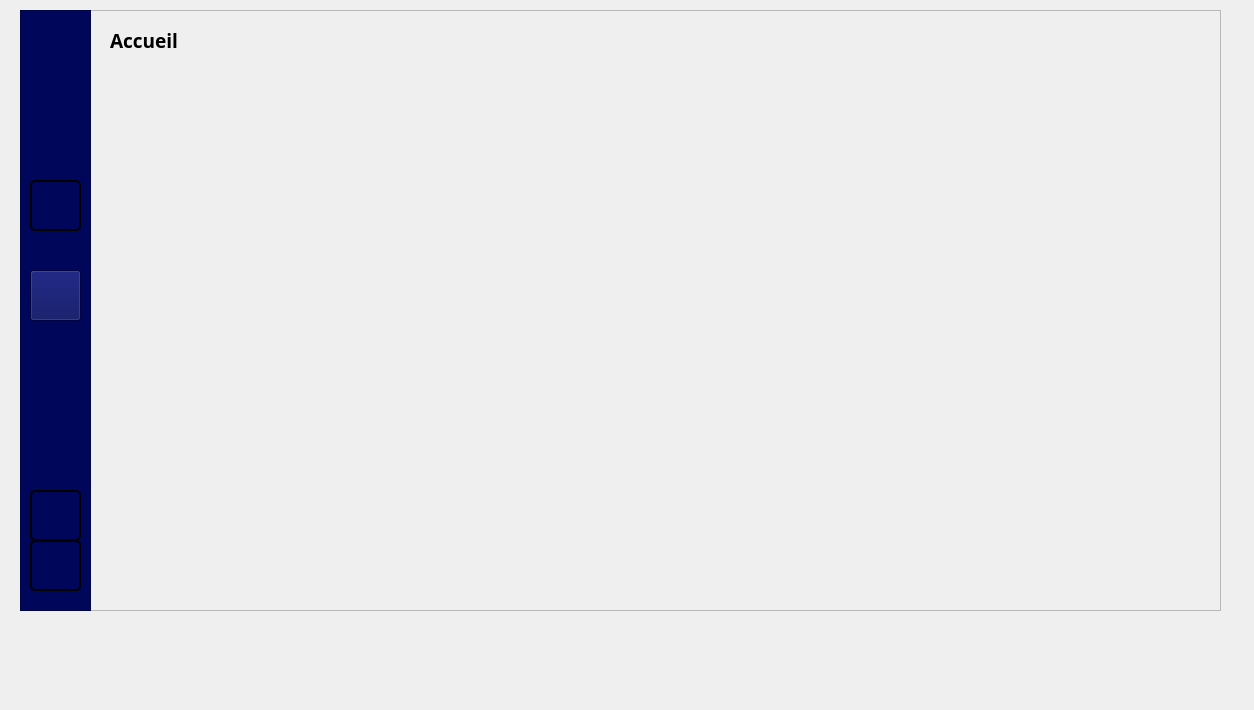
<?xml version="1.0" encoding="UTF-8"?>
<ui version="4.0">
 <class>accueil</class>
 <widget class="QDialog" name="accueil">
  <property name="geometry">
   <rect>
    <x>0</x>
    <y>0</y>
    <width>1254</width>
    <height>710</height>
   </rect>
  </property>
  <property name="windowTitle">
   <string>Dialog</string>
  </property>
  <widget class="QFrame" name="frame_5">
   <property name="geometry">
    <rect>
     <x>90</x>
     <y>10</y>
     <width>1131</width>
     <height>601</height>
    </rect>
   </property>
   <property name="font">
    <font>
     <family>MS Shell Dlg 2</family>
    </font>
   </property>
   <property name="styleSheet">
    <string notr="true">
background-image: url(:/newimages/img/bg_accueil.jpg);
</string>
   </property>
   <property name="frameShape">
    <enum>QFrame::StyledPanel</enum>
   </property>
   <property name="frameShadow">
    <enum>QFrame::Raised</enum>
   </property>
   <widget class="QLabel" name="label_5">
    <property name="geometry">
     <rect>
      <x>20</x>
      <y>10</y>
      <width>91</width>
      <height>41</height>
     </rect>
    </property>
    <property name="font">
     <font>
      <family>Segoe UI Black</family>
      <pointsize>14</pointsize>
      <weight>75</weight>
      <bold>true</bold>
     </font>
    </property>
    <property name="text">
     <string>Accueil</string>
    </property>
   </widget>
   <widget class="QLabel" name="label">
    <property name="geometry">
     <rect>
      <x>40</x>
      <y>80</y>
      <width>211</width>
      <height>111</height>
     </rect>
    </property>
    <property name="font">
     <font>
      <family>Segoe UI Semibold</family>
      <pointsize>14</pointsize>
      <weight>75</weight>
      <bold>true</bold>
     </font>
    </property>
    <property name="styleSheet">
     <string notr="true">background:url(:/newimages/img/brandon-mcdonald-_oU62drqdho-unsplash(1).jpg)</string>
    </property>
    <property name="text">
     <string/>
    </property>
   </widget>
   <widget class="QLabel" name="label_2">
    <property name="geometry">
     <rect>
      <x>270</x>
      <y>80</y>
      <width>211</width>
      <height>111</height>
     </rect>
    </property>
    <property name="font">
     <font>
      <family>Segoe UI Semibold</family>
      <pointsize>14</pointsize>
      <weight>75</weight>
      <bold>true</bold>
     </font>
    </property>
    <property name="styleSheet">
     <string notr="true">background:url(:/newimages/img/skn_bg.jpg)</string>
    </property>
    <property name="text">
     <string/>
    </property>
   </widget>
   <widget class="QLabel" name="label_3">
    <property name="geometry">
     <rect>
      <x>40</x>
      <y>210</y>
      <width>211</width>
      <height>111</height>
     </rect>
    </property>
    <property name="styleSheet">
     <string notr="true">
background: rgba(0, 0, 0, 0.5) url(:/newimages/img/aviron_bg.jpg) no-repeat center center;</string>
    </property>
    <property name="text">
     <string/>
    </property>
   </widget>
   <widget class="QLabel" name="label_4">
    <property name="geometry">
     <rect>
      <x>270</x>
      <y>210</y>
      <width>211</width>
      <height>111</height>
     </rect>
    </property>
    <property name="styleSheet">
     <string notr="true">background:url(:/newimages/img/pddl.jpg)</string>
    </property>
    <property name="text">
     <string/>
    </property>
   </widget>
   <widget class="QLabel" name="label_6">
    <property name="geometry">
     <rect>
      <x>40</x>
      <y>340</y>
      <width>211</width>
      <height>111</height>
     </rect>
    </property>
    <property name="styleSheet">
     <string notr="true">background:url(:/newimages/img/plg_bg.jpg);


</string>
    </property>
    <property name="text">
     <string/>
    </property>
   </widget>
   <widget class="QLabel" name="label_7">
    <property name="geometry">
     <rect>
      <x>270</x>
      <y>340</y>
      <width>211</width>
      <height>111</height>
     </rect>
    </property>
    <property name="styleSheet">
     <string notr="true">background:url(:/newimages/img/wing_bg.jpg)</string>
    </property>
    <property name="text">
     <string/>
    </property>
   </widget>
   <widget class="QPushButton" name="pushButton_5">
    <property name="geometry">
     <rect>
      <x>950</x>
      <y>0</y>
      <width>171</width>
      <height>91</height>
     </rect>
    </property>
    <property name="styleSheet">
     <string notr="true">background:url(:/new/icons/icones/logo(2).png)</string>
    </property>
    <property name="text">
     <string/>
    </property>
    <property name="flat">
     <bool>true</bool>
    </property>
   </widget>
  </widget>
  <widget class="QFrame" name="frame_6">
   <property name="geometry">
    <rect>
     <x>20</x>
     <y>10</y>
     <width>71</width>
     <height>601</height>
    </rect>
   </property>
   <property name="styleSheet">
    <string notr="true">background-color:rgb(0, 6, 89);</string>
   </property>
   <property name="frameShape">
    <enum>QFrame::StyledPanel</enum>
   </property>
   <property name="frameShadow">
    <enum>QFrame::Raised</enum>
   </property>
   <widget class="QPushButton" name="pushButton_6">
    <property name="geometry">
     <rect>
      <x>10</x>
      <y>170</y>
      <width>51</width>
      <height>51</height>
     </rect>
    </property>
    <property name="sizeIncrement">
     <size>
      <width>30</width>
      <height>21</height>
     </size>
    </property>
    <property name="styleSheet">
     <string notr="true">
QPushButton {
    background-color:  none /* Set the background color */
    color: white; /* Set the text color */
    border: 2px solid ; /* Set the border */
    padding: 10px 20px; /* Set padding inside the button */
    text-align: center; /* Center the text */
    text-decoration: none; /* Remove underline from the text */
    display: inline-block;
    cursor: pointer; /* Add a pointer cursor on hover */
    border-radius: 5px; /* Optional: Add rounded corners */
}

QPushButton:hover {
    background-color: #4093ff; /* Change the background color on hover */
    border-color: #4093ff; /* Change the border color on hover */
}</string>
    </property>
    <property name="text">
     <string/>
    </property>
    <property name="icon">
     <iconset resource="ressources.qrc">
      <normaloff>:/new/icons/icones/icons8-event-100.png</normaloff>:/new/icons/icones/icons8-event-100.png</iconset>
    </property>
    <property name="iconSize">
     <size>
      <width>40</width>
      <height>40</height>
     </size>
    </property>
    <property name="flat">
     <bool>true</bool>
    </property>
   </widget>
   <widget class="QPushButton" name="pushButton">
    <property name="geometry">
     <rect>
      <x>10</x>
      <y>90</y>
      <width>51</width>
      <height>51</height>
     </rect>
    </property>
    <property name="styleSheet">
     <string notr="true">background-image: url(:/new/icons/icones/home_icon.png);</string>
    </property>
    <property name="text">
     <string/>
    </property>
    <property name="flat">
     <bool>true</bool>
    </property>
   </widget>
   <widget class="QPushButton" name="pushButton_2">
    <property name="geometry">
     <rect>
      <x>10</x>
      <y>260</y>
      <width>51</width>
      <height>51</height>
     </rect>
    </property>
    <property name="styleSheet">
     <string notr="true">background-image: url(:/new/icons/icones/caoe-50.png);</string>
    </property>
    <property name="text">
     <string/>
    </property>
   </widget>
   <widget class="QPushButton" name="pushButton_8">
    <property name="geometry">
     <rect>
      <x>10</x>
      <y>480</y>
      <width>51</width>
      <height>51</height>
     </rect>
    </property>
    <property name="sizeIncrement">
     <size>
      <width>30</width>
      <height>21</height>
     </size>
    </property>
    <property name="styleSheet">
     <string notr="true">
QPushButton {
    background-color:  url(:/new/icons/icones/caoe-50.png) /* Set the background color */
    color: white; /* Set the text color */
    border: 2px solid ; /* Set the border */
    padding: 10px 20px; /* Set padding inside the button */
    text-align: center; /* Center the text */
    text-decoration: none; /* Remove underline from the text */
    display: inline-block;
    cursor: pointer; /* Add a pointer cursor on hover */
    border-radius: 5px; /* Optional: Add rounded corners */
}

QPushButton:hover {
    background-color: #4093ff; /* Change the background color on hover */
    border-color: #4093ff; /* Change the border color on hover */
}</string>
    </property>
    <property name="text">
     <string/>
    </property>
    <property name="icon">
     <iconset resource="ressources.qrc">
      <normaloff>:/new/icons/icones/icons8-event-100.png</normaloff>:/new/icons/icones/icons8-event-100.png</iconset>
    </property>
    <property name="iconSize">
     <size>
      <width>40</width>
      <height>40</height>
     </size>
    </property>
    <property name="flat">
     <bool>true</bool>
    </property>
   </widget>
   <widget class="QPushButton" name="pushButton_3">
    <property name="geometry">
     <rect>
      <x>10</x>
      <y>340</y>
      <width>51</width>
      <height>51</height>
     </rect>
    </property>
    <property name="styleSheet">
     <string notr="true">background:url(:/new/icons/icones/evenement.png)</string>
    </property>
    <property name="text">
     <string/>
    </property>
    <property name="flat">
     <bool>true</bool>
    </property>
   </widget>
   <widget class="QPushButton" name="pushButton_9">
    <property name="geometry">
     <rect>
      <x>10</x>
      <y>530</y>
      <width>51</width>
      <height>51</height>
     </rect>
    </property>
    <property name="sizeIncrement">
     <size>
      <width>30</width>
      <height>21</height>
     </size>
    </property>
    <property name="styleSheet">
     <string notr="true">
QPushButton {
    background-color:  none /* Set the background color */
    color: white; /* Set the text color */
    border: 2px solid ; /* Set the border */
    padding: 10px 20px; /* Set padding inside the button */
    text-align: center; /* Center the text */
    text-decoration: none; /* Remove underline from the text */
    display: inline-block;
    cursor: pointer; /* Add a pointer cursor on hover */
    border-radius: 5px; /* Optional: Add rounded corners */
}

QPushButton:hover {
    background-color: #4093ff; /* Change the background color on hover */
    border-color: #4093ff; /* Change the border color on hover */
}</string>
    </property>
    <property name="text">
     <string/>
    </property>
    <property name="icon">
     <iconset resource="ressources.qrc">
      <normaloff>:/new/icons/icones/icons8-event-100.png</normaloff>:/new/icons/icones/icons8-event-100.png</iconset>
    </property>
    <property name="iconSize">
     <size>
      <width>40</width>
      <height>40</height>
     </size>
    </property>
    <property name="flat">
     <bool>true</bool>
    </property>
   </widget>
   <widget class="QPushButton" name="pushButton_4">
    <property name="geometry">
     <rect>
      <x>10</x>
      <y>410</y>
      <width>51</width>
      <height>51</height>
     </rect>
    </property>
    <property name="styleSheet">
     <string notr="true">background:url(:/new/icons/icones/equipment.png)</string>
    </property>
    <property name="text">
     <string/>
    </property>
    <property name="flat">
     <bool>true</bool>
    </property>
   </widget>
  </widget>
 </widget>
 <resources>
  <include location="ressources.qrc"/>
 </resources>
 <connections/>
</ui>
